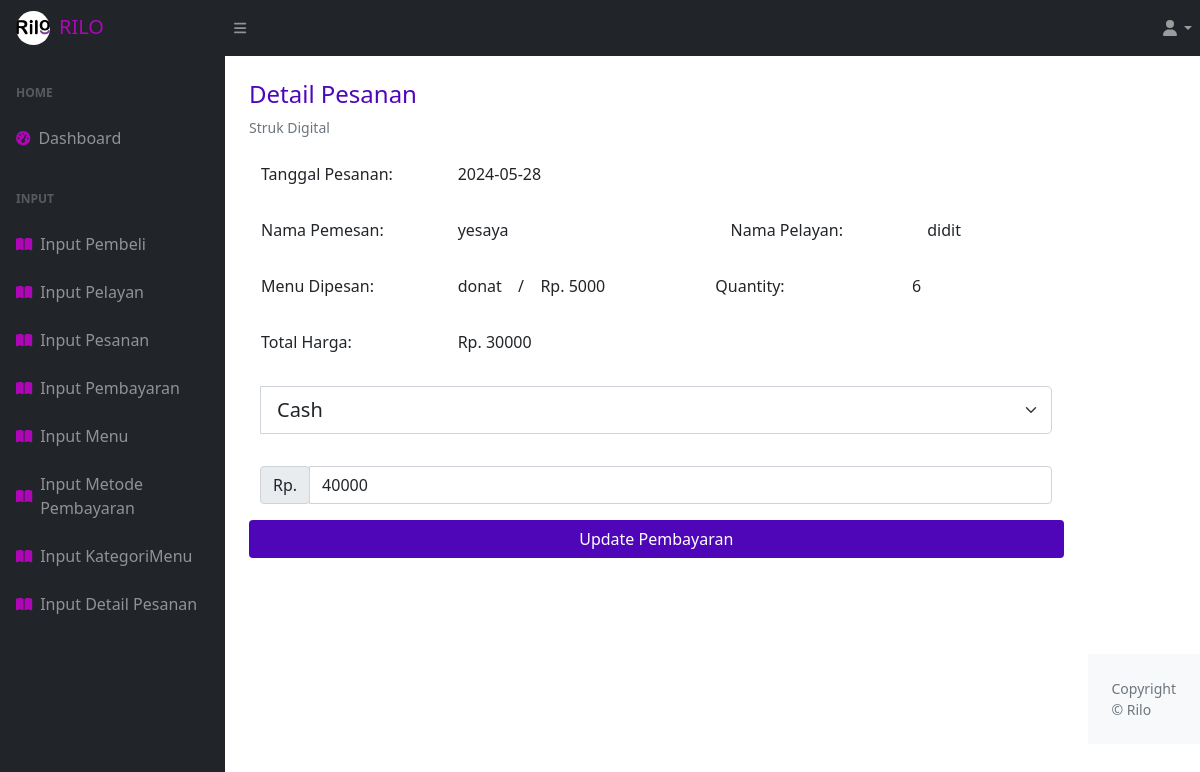
Page /Pembayaran/editpembayaran.php?idPesanan=21 on the committed database.
### tables this page shows
CREATE TABLE `pesanan` (
  `idPesanan` int(11) NOT NULL,
  `tanggalPesanan` date NOT NULL,
  `idPembeli` int(11) NOT NULL,
  `idPelayan` char(5) NOT NULL
);

CREATE TABLE `pembeli` (
  `idPembeli` int(11) NOT NULL,
  `nama_pembeli` varchar(50) NOT NULL
);

CREATE TABLE `pelayan` (
  `idPelayan` char(5) NOT NULL,
  `nama` varchar(50) NOT NULL,
  `alamat` varchar(50) NOT NULL,
  `noTelp` varchar(15) NOT NULL
);

CREATE TABLE `menu` (
  `idMenu` char(3) NOT NULL,
  `namaMenu` varchar(50) NOT NULL,
  `Harga` int(11) NOT NULL,
  `idKategoriMenu` char(3) NOT NULL
);

CREATE TABLE `detailpesanan` (
  `idDetailPesanan` int(11) NOT NULL,
  `idPesanan` int(11) NOT NULL,
  `idMenu` char(3) NOT NULL,
  `quantity` int(11) NOT NULL,
  `hargaSatuan` int(11) NOT NULL
);

CREATE TABLE `pembayaran` (
  `idPembayaran` varchar(10) NOT NULL,
  `totalHarga` int(11) NOT NULL,
  `bayar` int(11) NOT NULL,
  `kembalian` int(11) NOT NULL,
  `idMetodePembayaran` char(5) NOT NULL,
  `idPesanan` int(11) NOT NULL
);

### Pembayaran/editpembayaran.php (the view, shortened to what this page needs)
<?php
include "../Pesanan/proses_pesanan.php";
if(isset($_GET['idPesanan'])) {
    $idPesanan = $_GET['idPesanan'];
    $qPesanan = mysqli_query($con,"SELECT * FROM pesanan WHERE idPesanan ='$idPesanan'");
    $recPesanan = mysqli_fetch_array($qPesanan);
    $idPembeli = $recPesanan['idPembeli'];
    $idPelayan = $recPesanan['idPelayan'];
    $qDtlPsn = mysqli_query($con, "SELECT * FROM detailpesanan WHERE idPesanan = '$idPesanan'");
    $recDtlPsn = mysqli_fetch_array($qDtlPsn);
    $idMenu = $recDtlPsn['idMenu'];
    $qPembayaran = mysqli_query($con, "SELECT * FROM pembayaran WHERE idPesanan = '$idPesanan'");
    $recPembayaran = mysqli_fetch_array($qPembayaran);
    $idMetodePembayaran = $recPembayaran['idMetodePembayaran'];
}
?>
<!DOCTYPE html>
<html lang="en">
    <head>
        <link href="https://cdn.jsdelivr.net/npm/simple-datatables@latest/dist/style.css" rel="stylesheet" />
        <link href="../assets/css/styles.css" rel="stylesheet" />
    </head>
    <body class="sb-nav-fixed">
        <nav class="sb-topnav navbar navbar-expand navbar-dark bg-dark">
            <h6 class="navbar-brand ps-3" style="color :#AF06B8 " href="home.php"><img src="../assets/img/Rilo.png" class="img-fluid rounded-circle me-2" style="height : 35px; padding-right : 1px; padding-bottom:1px;">RILO</h6>
            <button class="btn btn-link btn-sm order-1 order-lg-0 me-4 me-lg-0" id="sidebarToggle" href="#!"><i class="fas fa-bars"></i></button>
            <ul class="navbar-nav ms-auto ">
                <li class="nav-item dropdown">
                    <a class="nav-link dropdown-toggle" id="navbarDropdown" href="#" role="button" data-bs-toggle="dropdown" aria-expanded="false"><i class="fas fa-user fa-fw"></i></a>
                </li>
            </ul>
        </nav>
        <div id="layoutSidenav">
            <div id="layoutSidenav_nav">
                <nav class="sb-sidenav accordion sb-sidenav-dark" id="sidenavAccordion">
                    <div class="sb-sidenav-menu">
                        <div class="nav">
                            <div class="sb-sidenav-menu-heading">Home</div>
                            <a class="nav-link" href="dashboard.php">
                                <div class="sb-nav-link-icon" style="color :#AF06B8 "><i class="fas fa-tachometer-alt"></i></div>
                                Dashboard
                            </a>
                            <div class="sb-sidenav-menu-heading">Input</div>
                            <a class="nav-link" href="pembeli.php">
                                <div class="sb-nav-link-icon"style="color :#AF06B8 "><i class="fas fa-book-open"></i></div>
                                Input Pembeli
                            </a>
                            <a class="nav-link" href="pelayan.php">
                                <div class="sb-nav-link-icon"style="color :#AF06B8 "><i class="fas fa-book-open"></i></div>
                                Input Pelayan
                            </a>
                            <a class="nav-link" href="pesanan.php">
                                <div class="sb-nav-link-icon"style="color :#AF06B8 "><i class="fas fa-book-open"></i></div>
                                Input Pesanan
                            </a>
                            <a class="nav-link" href="pembayaran.php">
                                <div class="sb-nav-link-icon"style="color :#AF06B8 "><i class="fas fa-book-open"></i></div>
                                Input Pembayaran
                            </a>
                            <a class="nav-link" href="menu.php">
                                <div class="sb-nav-link-icon"style="color :#AF06B8 "><i class="fas fa-book-open"></i></div>
                                Input Menu
                            </a>
                            <a class="nav-link" href="metodePembayaran.php">
                                <div class="sb-nav-link-icon"style="color :#AF06B8 "><i class="fas fa-book-open"></i></div>
                                Input Metode Pembayaran
                            </a>
                            <a class="nav-link" href="kategoriMenu.php">
                                <div class="sb-nav-link-icon"style="color :#AF06B8 "><i class="fas fa-book-open"></i></div>
                                Input KategoriMenu
                            </a>
                            <a class="nav-link" href="detailPesanan.php">
                                <div class="sb-nav-link-icon"style="color :#AF06B8 "><i class="fas fa-book-open"></i></div>
                                Input Detail Pesanan
                            </a>
                      </nav>
                  </div>
            <div id="layoutSidenav_content">
                <main>
                    <div class="container-fluid px-4">
                      <h4 class="mt-4" style="color : #4F06B8;">Detail Pesanan</h4>
                        <div class="d-flex align-items-center justify-content-between small">
                            <div class="text-muted mb-4">Struk Digital</div>
                        </div>
    <div id="wrapper">
    <div class="container-fluid">
        <div class="row justify-content-md-center">
        <div class="col col-lg-13">
        <form action="editpembayaran.php?idPesanan=<?php echo $idPesanan ?>" method="POST" class="portlet light bordered">
                <div class="input-group input-group-outline mb-3">
                  <label class="control-label col-md-3">Tanggal Pesanan: </label>
                  <p class="form-control-static"><?= $recPesanan['tanggalPesanan'] ?></p>
                </div>
                <div class="input-group input-group-outline mb-3">
                    <?php
                        $dkat = mysqli_query($con,"SELECT * FROM pembeli WHERE idPembeli = '$idPembeli'");
                        while ($bkat= mysqli_fetch_array($dkat)){
                    ?>
                    <label class="control-label col-md-3">Nama Pemesan: </label>
                    <p class="form-control-static"><?= $bkat['nama_pembeli'] ?></p>
                    <?php } ?>
                    <p>&emsp;&emsp;&emsp;&emsp;&emsp;&emsp;&emsp;&emsp;&emsp;&emsp;&emsp;&emsp;&emsp;&emsp;</p>
                    <?php
                        $dkat = mysqli_query($con,"SELECT * FROM pelayan WHERE idPelayan = '$idPelayan'");
                        while ($bkat= mysqli_fetch_array($dkat)){
                    ?>
                        <label class="control-label col-md-3">Nama Pelayan: </label>
                        <p class="form-control-static"><?= $bkat['nama'] ?></p>
                        </div>
                    <?php } ?>
                </div>
                <div class="input-group input-group-outline mb-3">
                    <?php
                        $dkat = mysqli_query($con,"SELECT * FROM menu WHERE idMenu = '$idMenu'");
                        while ($bkat= mysqli_fetch_array($dkat)){
                    ?>
                      <label class="control-label col-md-3">Menu Dipesan: </label>
                      <p class="form-control-static"><?= $bkat['namaMenu'] ?> &ensp; / &ensp; Rp. <?= $bkat['Harga'] ?></p>
                    <?php } ?>
                    <p>&emsp;&emsp;&emsp;&emsp;&emsp;&emsp;&emsp;</p>
                    <?php
                        $dkat = mysqli_query($con,"SELECT * FROM detailpesanan WHERE idPesanan = '$idPesanan'");
                        while ($bkat= mysqli_fetch_array($dkat)){
                    ?>
                      <label class="control-label col-md-3">Quantity: </label>
                      <p class="form-control-static"><?= $bkat['quantity'] ?></p>
                    <?php } ?>
                </div>
                <?php
                    $dkat = mysqli_query($con,"SELECT * FROM detailpesanan WHERE idPesanan = '$idPesanan'");
                    while ($bkat= mysqli_fetch_array($dkat)){
                ?>
                <div class="input-group input-group-outline mb-3">
                  <label class="control-label col-md-3">Total Harga: </label>
                  <p class="form-control-static">Rp. <?= $bkat['hargaSatuan'] ?></p>
                </div>
                <?php } ?>
                <div class="input-group input-group-outline mb-3">
                    <select name="idMetodePembayaran" class="form-select form-select-lg mb-3" aria-label=".form-select-lg example" autofocus>
                        <?php
                            $dkat = mysqli_query($con,"SELECT * FROM metodepembayaran WHERE idMetodePembayaran = '$idMetodePembayaran'");
                            while ($bkat= mysqli_fetch_array($dkat)){
                        ?>
                        <option selected><?= $bkat['metodePembayaran'] ?></option>
                        <?php } ?>
                    </select>
                </div>
                <div class="input-group input-group-outline mb-3">
                    <div class="input-group-prepend">
                        <span class="input-group-text" id="basic-addon1">Rp.</span>
                    </div>
                    <input id="bayar" type="text" class="form-control" name="bayar" value="<?= $recPembayaran['bayar'] ?>" style="width: 75px;" autofocus>
                </div>
                <input type="submit" style="background-color : #4F06B8;" class="btn float-end text-white" name="btnUpdatePembayaran" value="Update Pembayaran" >
            </div>
        </div>
    </div>
    </div>
        </div>
        <footer class="py-4 bg-light mt-auto">
                <div class="container-fluid px-4">
                    <div class="d-flex align-items-center justify-content-between small">
                        <div class="text-muted">Copyright &copy; Rilo</div>
                            </div>
                        </div>
                    </footer>
                </div>
    <a class="scroll-to-top rounded" href="#page-top">
    </a>
</body>
</html>

### rows in the picture
pesanan: tanggalPesanan "2024-05-28"
pembeli: nama_pembeli "yesaya"
pelayan: nama "didit"
menu: namaMenu "donat", Harga "5000"
detailpesanan: quantity "6", hargaSatuan "30000"
pembayaran: bayar "40000"

### other values in the picture
form field idMetodePembayaran "Cash"
